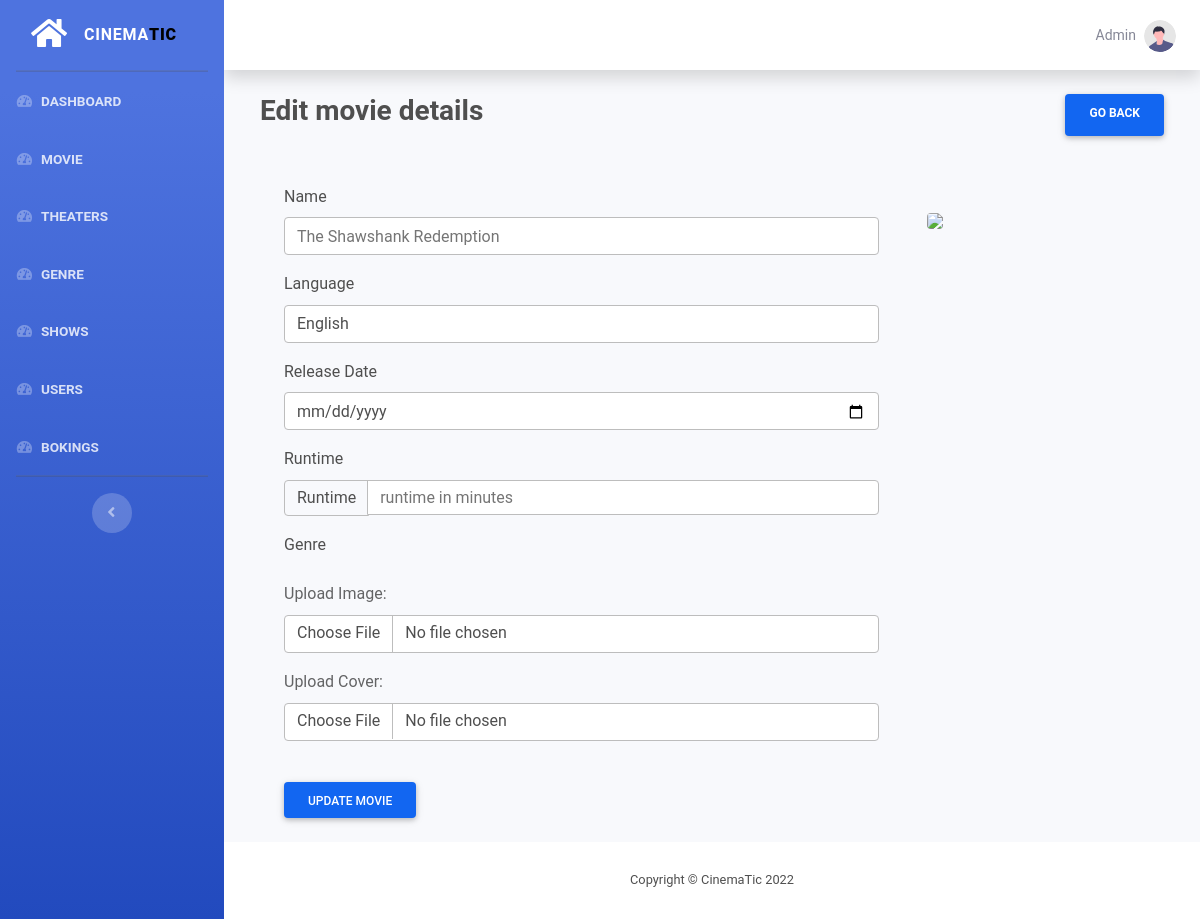
Before: /admin/movie/edit.php (signed in) with the older database file.
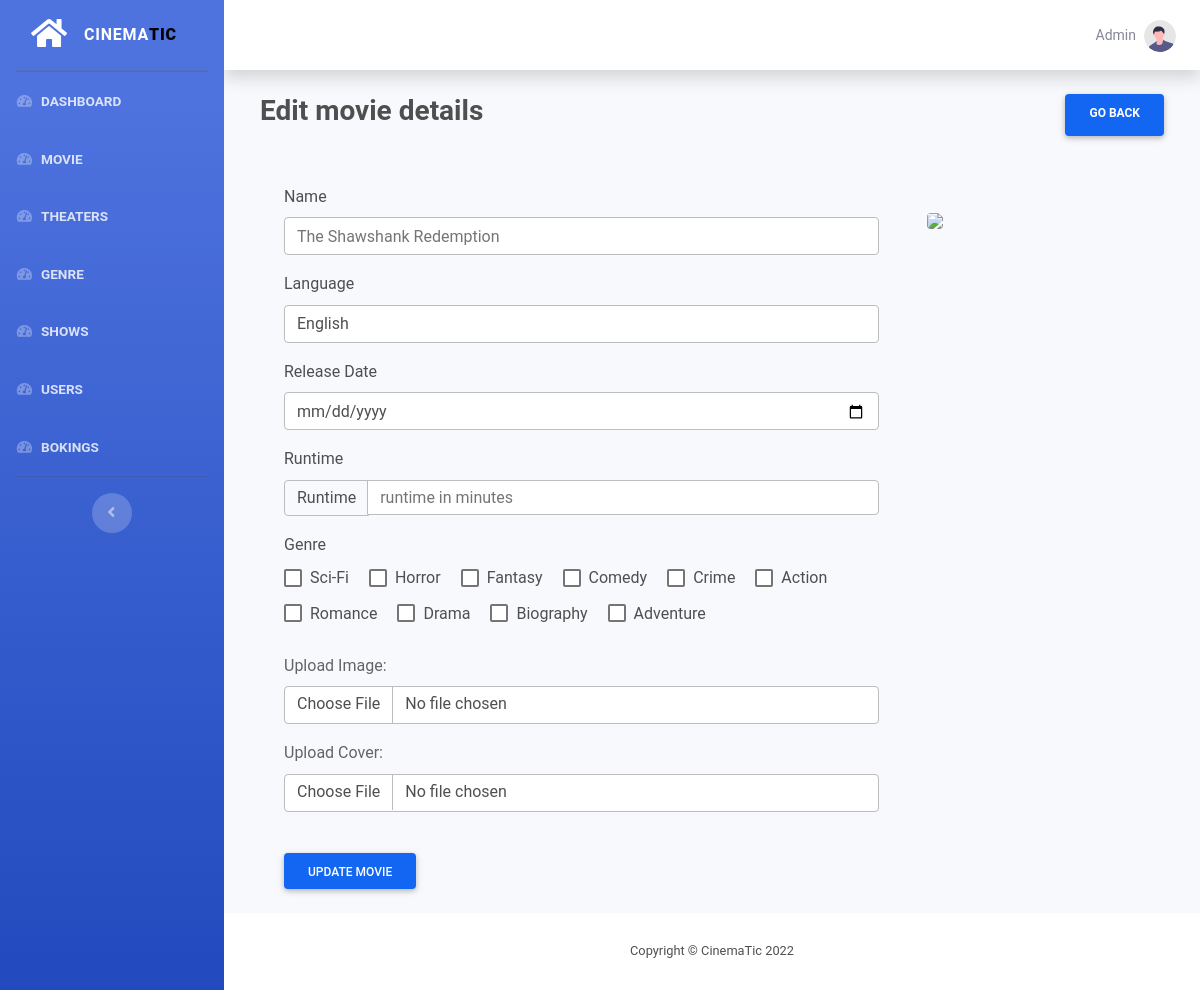
After: the same page with the newer database file.
### tables this page shows
CREATE TABLE `genre` (
  `id` int(11) NOT NULL,
  `name` varchar(30) NOT NULL
);

### functions/db.php (called while the page is built, shortened)
<?php
function pdo()
{
    $dbhost = "localhost";
    $dbname = "mtbs";
    $dbuser = "root";
    $dbpass = "";
    $options = [
        PDO::ATTR_DEFAULT_FETCH_MODE => PDO::FETCH_ASSOC
    ];
    $dsn = "mysql:host=" . $dbhost . ";dbname=" . $dbname;
    try {
        $pdo = new PDO($dsn, $dbuser, $dbpass, $options);
    } catch (PDOException $e) {
        die("Cannot Connect to Database: " . $e->getMessage());
    }
    return $pdo;
}
function request($key)
{
    return $_REQUEST[$key] ?? null;
}
function where($table, $col, $opr, $val, $all = true)
{
    $pdo = pdo();
    $stmt = $pdo->prepare("SELECT * FROM $table WHERE $col $opr ?");
    $stmt->execute([$val]);
    if ($all) {
        return $stmt->fetchAll();
    }
    return $stmt->fetch();
}
function all($table)
{
    $pdo = pdo();
    $stmt = $pdo->prepare("SELECT * FROM $table");
    $stmt->execute();
    return $stmt->fetchAll();
}

### admin/movie/edit.php (the view, shortened to what this page needs)
<?php
$id = request('id');
$prev_result = all('genre');
$result = where('movie', 'id', '=', $id, false);
$genre_ids = [];
include  __DIR__ . "/../components/header.php";
include  __DIR__ . "/../components/sidebar.php";
?>
<div class="container-fluid">
    <div class="d-flex m-4 justify-content-between mb-4">
        <h3 class="font-weight-bold">Edit movie details</h3>
        <a href="./index.php" class="btn btn-primary px-4 font-weight-bold">Go back</a>
    </div>
    <div class="container d-flex ">
        <form class="m-4 col-md-8  " method="POST" action="./update.php?id=<?php echo $id; ?>" enctype="multipart/form-data">
            <div class="form-group">
                <label for="name">Name</label>
                <input value="<?php echo $result['name'] ?>" name="name" type="text" class="form-control" id="name" placeholder="The Shawshank Redemption">
            </div>
            <div class="form-group">
                <label for="language">Language</label>
                <select name="language" class="form-control" id="language">
                    <option <?php if ($result['language'] == "English") {
                                echo "selected";
                            } ?>>English</option>
                </select>
            </div>
            <div class="form-group">
                <label for="releseDate">Release Date</label>
                <input name="release_date" value="<?php echo $result['release_date']; ?>" type="date" class="form-control" id="releseDate">
            </div>
            <div class="form-group">
                <label for="runtime">Runtime </label>
                <br>
                <div class="input-group">
                    <div class="input-group-prepend">
                        <span class="input-group-text">Runtime </span>
                    </div>
                    <input value="<?php echo $result['runtime'] ?>" name="runtime" placeholder="runtime in minutes" type="number" min="0" max="250" aria-label="hh" class="form-control">
                </div>
            </div>
            <div class="form-group">
                <label for="genre">Genre</label>
                <br>
                <?php foreach ($prev_result as $key) : ?>
                    <div class="form-check form-check-inline">
                        <input class="form-check-input" <?php if (in_array($key['id'], $genre_ids)) echo 'checked'; ?> value="<?php echo $key['id']; ?>" type="checkbox" id="<?php echo $key['id']; ?>" name='genre[]'>
                        <label for="<?php echo $key['id']; ?>"><?php echo $key['name']; ?></label>
                    </div>
                <?php endforeach; ?>
            </div>
            <div class="form-group">
                <label class="form-label" for="image">Upload Image:</label>
                <input id="image" name="image" type="file" class="form-control">
            </div>
            <div class="form-group">
                <label class="form-label" for="image">Upload Cover:</label>
                <input id="image" name="image_cover" type="file" class="form-control">
            </div>
            <br>
            <button type="submit" class="btn btn-primary">Update movie</button>
        </form>
        <div class="my-4 col-md-3 mt-5">
            <img class="img-fluid rounded" src="../../uploads/<?php echo $result['image']; ?>">
        </div>
    </div>
</div>
</div>
<?php include __DIR__ . "/../components/footer.php"; ?>

Changed rows visible on the page:
added genre: name "Sci-Fi"
added genre: name "Horror"
added genre: name "Fantasy"
added genre: name "Comedy"
added genre: name "Crime"
added genre: name "Action"
added genre: name "Romance"
added genre: name "Drama"
added genre: name "Biography"
added genre: name "Adventure"
